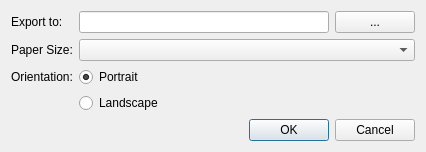
<?xml version="1.0" encoding="UTF-8"?>
<ui version="4.0">
 <class>ExportPdfDialog</class>
 <widget class="QDialog" name="ExportPdfDialog">
  <property name="geometry">
   <rect>
    <x>0</x>
    <y>0</y>
    <width>417</width>
    <height>150</height>
   </rect>
  </property>
  <property name="windowTitle">
   <string>Export to PDF</string>
  </property>
  <layout class="QFormLayout" name="formLayout">
   <item row="0" column="0">
    <widget class="QLabel" name="exportToLabel">
     <property name="text">
      <string>Export to:</string>
     </property>
    </widget>
   </item>
   <item row="0" column="1">
    <layout class="QHBoxLayout" name="horizontalLayout">
     <item>
      <widget class="QLineEdit" name="exportToLineEdit">
       <property name="minimumSize">
        <size>
         <width>250</width>
         <height>0</height>
        </size>
       </property>
      </widget>
     </item>
     <item>
      <widget class="QPushButton" name="chooseFileButton">
       <property name="baseSize">
        <size>
         <width>50</width>
         <height>0</height>
        </size>
       </property>
       <property name="text">
        <string>...</string>
       </property>
      </widget>
     </item>
    </layout>
   </item>
   <item row="1" column="0">
    <widget class="QLabel" name="paperSizeLabel">
     <property name="text">
      <string>Paper Size:</string>
     </property>
    </widget>
   </item>
   <item row="1" column="1">
    <widget class="QComboBox" name="paperSizeComboBox"/>
   </item>
   <item row="2" column="0">
    <widget class="QLabel" name="orientationLabel">
     <property name="text">
      <string>Orientation:</string>
     </property>
    </widget>
   </item>
   <item row="2" column="1">
    <widget class="QRadioButton" name="portraitRadioButton">
     <property name="text">
      <string>Portrait</string>
     </property>
     <property name="checked">
      <bool>true</bool>
     </property>
    </widget>
   </item>
   <item row="3" column="1">
    <widget class="QRadioButton" name="landscapeRadioButton">
     <property name="text">
      <string>Landscape</string>
     </property>
    </widget>
   </item>
   <item row="4" column="0" colspan="2">
    <widget class="QDialogButtonBox" name="buttonBox">
     <property name="orientation">
      <enum>Qt::Horizontal</enum>
     </property>
     <property name="standardButtons">
      <set>QDialogButtonBox::Cancel|QDialogButtonBox::Ok</set>
     </property>
    </widget>
   </item>
  </layout>
 </widget>
 <resources/>
 <connections>
  <connection>
   <sender>buttonBox</sender>
   <signal>accepted()</signal>
   <receiver>ExportPdfDialog</receiver>
   <slot>accept()</slot>
   <hints>
    <hint type="sourcelabel">
     <x>248</x>
     <y>254</y>
    </hint>
    <hint type="destinationlabel">
     <x>157</x>
     <y>274</y>
    </hint>
   </hints>
  </connection>
  <connection>
   <sender>buttonBox</sender>
   <signal>rejected()</signal>
   <receiver>ExportPdfDialog</receiver>
   <slot>reject()</slot>
   <hints>
    <hint type="sourcelabel">
     <x>316</x>
     <y>260</y>
    </hint>
    <hint type="destinationlabel">
     <x>286</x>
     <y>274</y>
    </hint>
   </hints>
  </connection>
 </connections>
</ui>
